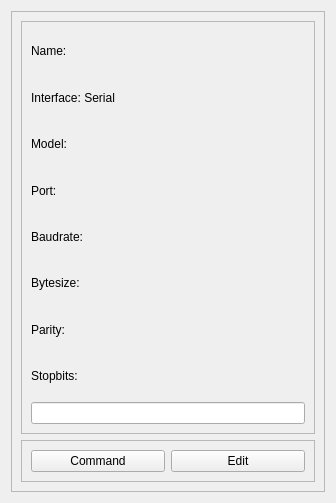
<?xml version="1.0" encoding="UTF-8"?>
<ui version="4.0">
 <class>Form</class>
 <widget class="QWidget" name="Form">
  <property name="geometry">
   <rect>
    <x>0</x>
    <y>0</y>
    <width>336</width>
    <height>503</height>
   </rect>
  </property>
  <property name="windowTitle">
   <string>Form</string>
  </property>
  <layout class="QHBoxLayout" name="horizontalLayout_2">
   <item>
    <widget class="QFrame" name="frame_3">
     <property name="frameShape">
      <enum>QFrame::StyledPanel</enum>
     </property>
     <property name="frameShadow">
      <enum>QFrame::Plain</enum>
     </property>
     <property name="lineWidth">
      <number>1</number>
     </property>
     <layout class="QVBoxLayout" name="verticalLayout_2">
      <item>
       <widget class="QFrame" name="frame">
        <property name="frameShape">
         <enum>QFrame::StyledPanel</enum>
        </property>
        <property name="frameShadow">
         <enum>QFrame::Raised</enum>
        </property>
        <layout class="QVBoxLayout" name="verticalLayout">
         <item>
          <widget class="QLabel" name="nameLabel">
           <property name="text">
            <string>Name:</string>
           </property>
          </widget>
         </item>
         <item>
          <widget class="QLabel" name="interfaceLabel">
           <property name="text">
            <string>Interface: Serial</string>
           </property>
          </widget>
         </item>
         <item>
          <widget class="QLabel" name="modelLabel">
           <property name="text">
            <string>Model:</string>
           </property>
          </widget>
         </item>
         <item>
          <widget class="QLabel" name="portLabel">
           <property name="text">
            <string>Port:</string>
           </property>
          </widget>
         </item>
         <item>
          <widget class="QLabel" name="baudrateLabel">
           <property name="text">
            <string>Baudrate:</string>
           </property>
          </widget>
         </item>
         <item>
          <widget class="QLabel" name="bytesizeLabel">
           <property name="text">
            <string>Bytesize:</string>
           </property>
          </widget>
         </item>
         <item>
          <widget class="QLabel" name="parityLabel">
           <property name="text">
            <string>Parity:</string>
           </property>
          </widget>
         </item>
         <item>
          <widget class="QLabel" name="stopbitsLabel">
           <property name="text">
            <string>Stopbits:</string>
           </property>
          </widget>
         </item>
         <item>
          <widget class="QLineEdit" name="connectionLineEdit">
           <property name="readOnly">
            <bool>true</bool>
           </property>
          </widget>
         </item>
        </layout>
       </widget>
      </item>
      <item>
       <widget class="QFrame" name="frame_2">
        <property name="sizePolicy">
         <sizepolicy hsizetype="Preferred" vsizetype="Maximum">
          <horstretch>0</horstretch>
          <verstretch>0</verstretch>
         </sizepolicy>
        </property>
        <property name="frameShape">
         <enum>QFrame::StyledPanel</enum>
        </property>
        <property name="frameShadow">
         <enum>QFrame::Raised</enum>
        </property>
        <layout class="QHBoxLayout" name="horizontalLayout">
         <item>
          <widget class="QPushButton" name="commandButton">
           <property name="text">
            <string>Command</string>
           </property>
          </widget>
         </item>
         <item>
          <widget class="QPushButton" name="editButton">
           <property name="text">
            <string>Edit</string>
           </property>
          </widget>
         </item>
        </layout>
       </widget>
      </item>
     </layout>
    </widget>
   </item>
  </layout>
 </widget>
 <resources/>
 <connections/>
</ui>
